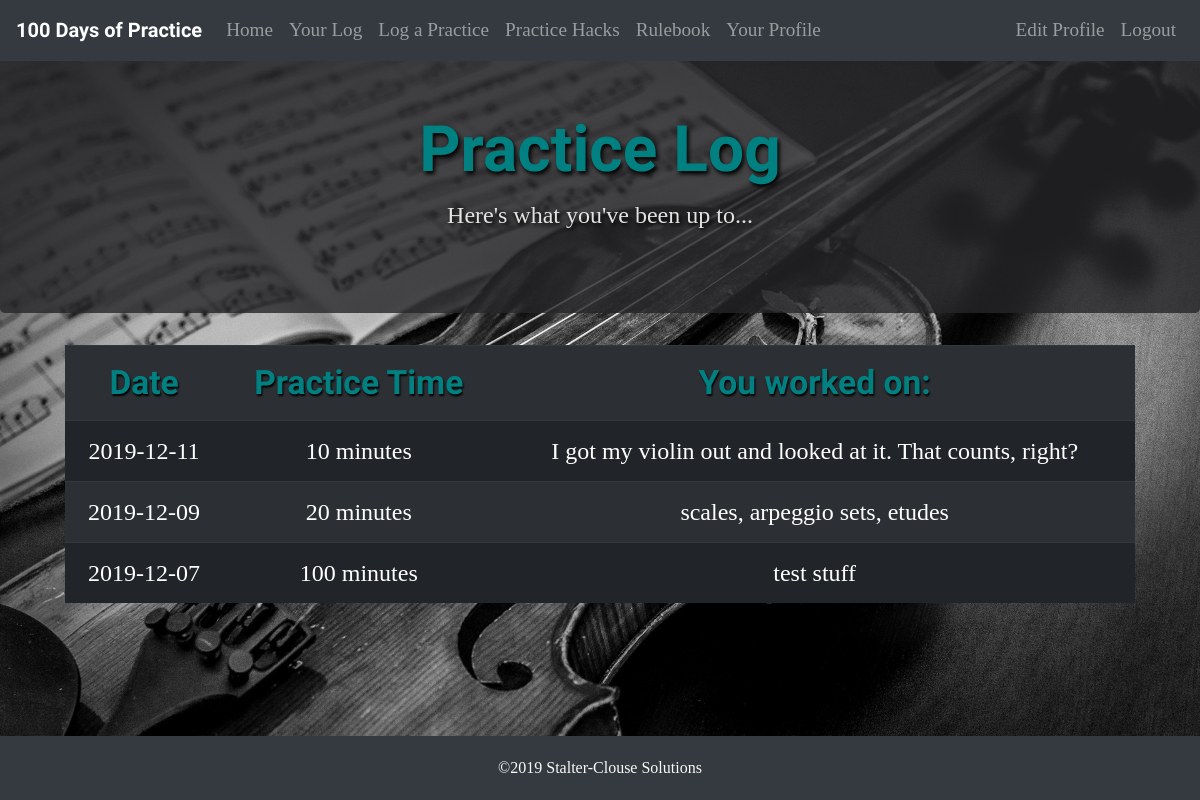
The page /practicelog.php?student_id=1 (signed in) on the database its author committed.
### tables this page shows
CREATE TABLE `practice_log` (
  `practice_id` int(11) NOT NULL AUTO_INCREMENT,
  `student_id` int(11) NOT NULL,
  `practice_date` date DEFAULT NULL,
  `practice_duration` varchar(10) DEFAULT NULL,
  `practice_description` varchar(5000) DEFAULT NULL,
  PRIMARY KEY (`practice_id`),
  KEY `student_id` (`student_id`),
  CONSTRAINT `practice_log_ibfk_2` FOREIGN KEY (`student_id`) REFERENCES `student_list` (`student_id`) ON DELETE CASCADE
);

### practicelog.php (the view, shortened to what this page needs)
<?php
    require_once('templates/header.php');
    require_once('templates/navmenu.php');
?>
    <div class="jumbotron mt-5 bg-header">
        <h1 class="text-center page-title">Practice Log</h1>
        <p class="text-center secondary-page-title">Here's what you've been up to...</p>
    </div>
<?php
    $dbc = mysqli_connect(DB_HOST, DB_USER, DB_PASSWORD, DB_NAME)
            or die("The database connection failed, but that doesn't mean YOU should give up!");
    if (!isset($_GET['student_id']))
    {
        $query = "SELECT practice_date, practice_duration, practice_description FROM practice_log WHERE student_id = '" . $_SESSION['student_id'] . "' ORDER BY practice_date DESC";
    }
    else
    {
        $query = "SELECT practice_date, practice_duration, practice_description FROM practice_log WHERE student_id = '" . $_GET['student_id'] . "' ORDER BY practice_date DESC";
    }
    $data = mysqli_query($dbc, $query)
            or die("We could not get the student's practice data");
    echo '<div class="container col-11">';
    echo '<table class="table table-striped table-dark text-center practice-table">';
    echo '<tr><th class="th">Date</th><th class="th">Practice Time</th><th class="th">You worked on:</th></tr>';
    while ($row = mysqli_fetch_array($data))
    {
        $date = $row['practice_date'];
        $duration = $row['practice_duration'];
        $description = $row['practice_description'];
        echo '<tr><td>' . $date . '</td><td>' . $duration . ' minutes</td><td>' . $description . '</td></tr>';
    }
    echo '</table>';
    echo '</div>';
    require_once('templates/footer.php');
?>

### styles/styles.css (style rules this page uses)
body { background-image: url(../images/violin-wallpaper-bw.jpg); background-repeat: no-repeat; background-size: cover; padding-bottom: 120px; font-family: 'PT Serif', serif; }
.page-title { font-family: 'Bad Script', cursive; font-weight: bold; font-size: 4em; color: teal; }
.secondary-page-title { font-size: 1.5em; }
.bg-header { background-color: rgba(38, 37, 39, 0.8); color: rgb(226, 226, 226); text-shadow: 2px 3px 4px black; }
.th { font-family: 'Bad Script', cursive; font-size: 1.4em; color: teal; font-weight: bold; text-shadow: 1px 2px 2px black; }
.practice-table { font-size: 1.5em; }

### rows shown on the page
practice_log: practice_date "2019-12-11", practice_duration "10", practice_description "I got my violin out and looked at it. That counts, right?"
practice_log: practice_date "2019-12-09", practice_duration "20", practice_description "scales, arpeggio sets, etudes"
practice_log: practice_date "2019-12-07", practice_duration "100", practice_description "test stuff"
